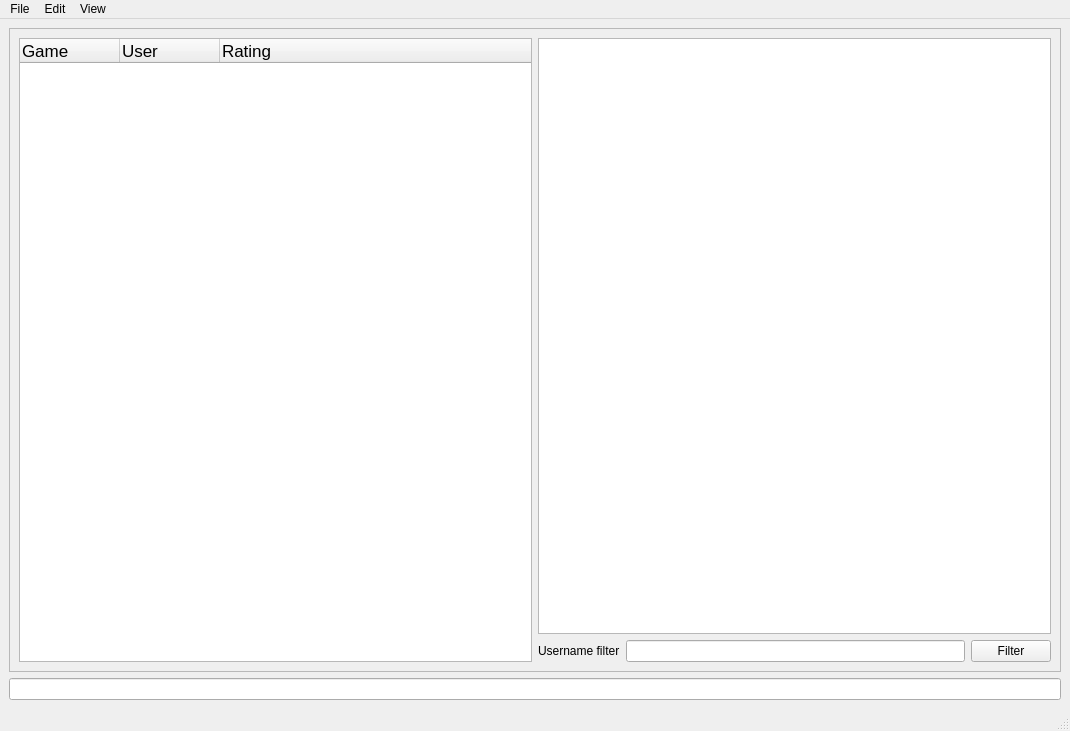
<?xml version="1.0" encoding="UTF-8"?>
<ui version="4.0">
 <class>MainWnd</class>
 <widget class="QMainWindow" name="MainWnd">
  <property name="geometry">
   <rect>
    <x>0</x>
    <y>0</y>
    <width>1070</width>
    <height>731</height>
   </rect>
  </property>
  <property name="contextMenuPolicy">
   <enum>Qt::ActionsContextMenu</enum>
  </property>
  <property name="windowTitle">
   <string>Match Maker</string>
  </property>
  <widget class="QWidget" name="centralwidget">
   <layout class="QVBoxLayout" name="verticalLayout_2">
    <item>
     <widget class="QFrame" name="frame">
      <property name="frameShape">
       <enum>QFrame::StyledPanel</enum>
      </property>
      <property name="frameShadow">
       <enum>QFrame::Raised</enum>
      </property>
      <layout class="QVBoxLayout" name="verticalLayout_3">
       <item>
        <layout class="QHBoxLayout" name="horizontalLayout_parent">
         <item>
          <widget class="QTreeWidget" name="treeWidget">
           <attribute name="headerCascadingSectionResizes">
            <bool>true</bool>
           </attribute>
           <attribute name="headerMinimumSectionSize">
            <number>19</number>
           </attribute>
           <attribute name="headerDefaultSectionSize">
            <number>100</number>
           </attribute>
           <column>
            <property name="text">
             <string notr="true">Game</string>
            </property>
            <property name="font">
             <font>
              <pointsize>13</pointsize>
             </font>
            </property>
           </column>
           <column>
            <property name="text">
             <string>User</string>
            </property>
            <property name="font">
             <font>
              <pointsize>13</pointsize>
             </font>
            </property>
           </column>
           <column>
            <property name="text">
             <string>Rating</string>
            </property>
            <property name="font">
             <font>
              <pointsize>13</pointsize>
             </font>
            </property>
           </column>
          </widget>
         </item>
         <item>
          <layout class="QVBoxLayout" name="verticalLayout_table">
           <item>
            <widget class="QTableView" name="tableView">
             <property name="selectionMode">
              <enum>QAbstractItemView::SingleSelection</enum>
             </property>
             <property name="selectionBehavior">
              <enum>QAbstractItemView::SelectRows</enum>
             </property>
            </widget>
           </item>
           <item>
            <layout class="QHBoxLayout" name="horizontalLayout_filter">
             <item>
              <widget class="QLabel" name="label">
               <property name="text">
                <string>Username filter</string>
               </property>
              </widget>
             </item>
             <item>
              <widget class="QLineEdit" name="filterLineEdit"/>
             </item>
             <item>
              <widget class="QPushButton" name="filterPushButton">
               <property name="text">
                <string>Filter</string>
               </property>
              </widget>
             </item>
            </layout>
           </item>
          </layout>
         </item>
        </layout>
       </item>
      </layout>
     </widget>
    </item>
    <item>
     <widget class="QLineEdit" name="status_line_edit"/>
    </item>
   </layout>
  </widget>
  <widget class="QMenuBar" name="menubar">
   <property name="geometry">
    <rect>
     <x>0</x>
     <y>0</y>
     <width>1070</width>
     <height>37</height>
    </rect>
   </property>
   <widget class="QMenu" name="menuFile">
    <property name="title">
     <string>File</string>
    </property>
    <addaction name="actionSave_the_Dashboard_to_File"/>
   </widget>
   <widget class="QMenu" name="menuEdit">
    <property name="title">
     <string>Edit</string>
    </property>
    <addaction name="action_Add_user"/>
    <addaction name="action_Remove_user"/>
   </widget>
   <widget class="QMenu" name="menuView">
    <property name="title">
     <string>View</string>
    </property>
    <addaction name="actionShow_Hide_Dashboard"/>
    <addaction name="actionShow_Hide_User_List"/>
   </widget>
   <addaction name="menuFile"/>
   <addaction name="menuEdit"/>
   <addaction name="menuView"/>
  </widget>
  <widget class="QStatusBar" name="statusbar"/>
  <action name="actionSave_the_Dashboard_to_File">
   <property name="text">
    <string>Save the Dashboard to File</string>
   </property>
  </action>
  <action name="action_Add_user">
   <property name="text">
    <string>+Add user</string>
   </property>
  </action>
  <action name="action_Remove_user">
   <property name="text">
    <string>-Remove user</string>
   </property>
  </action>
  <action name="actionShow_Hide_Dashboard">
   <property name="text">
    <string>Show /Hide Dashboard</string>
   </property>
  </action>
  <action name="actionShow_Hide_User_List">
   <property name="text">
    <string>Show / Hide User List</string>
   </property>
  </action>
 </widget>
 <resources/>
 <connections/>
</ui>
